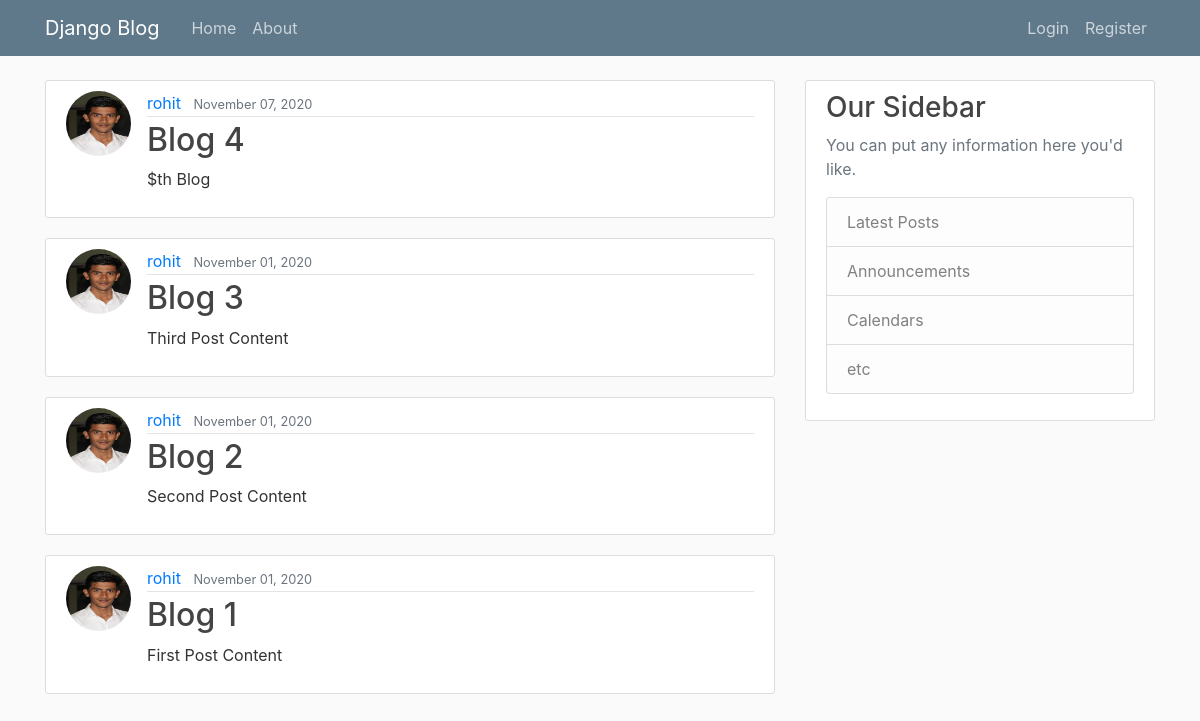
The app's page /, older data.
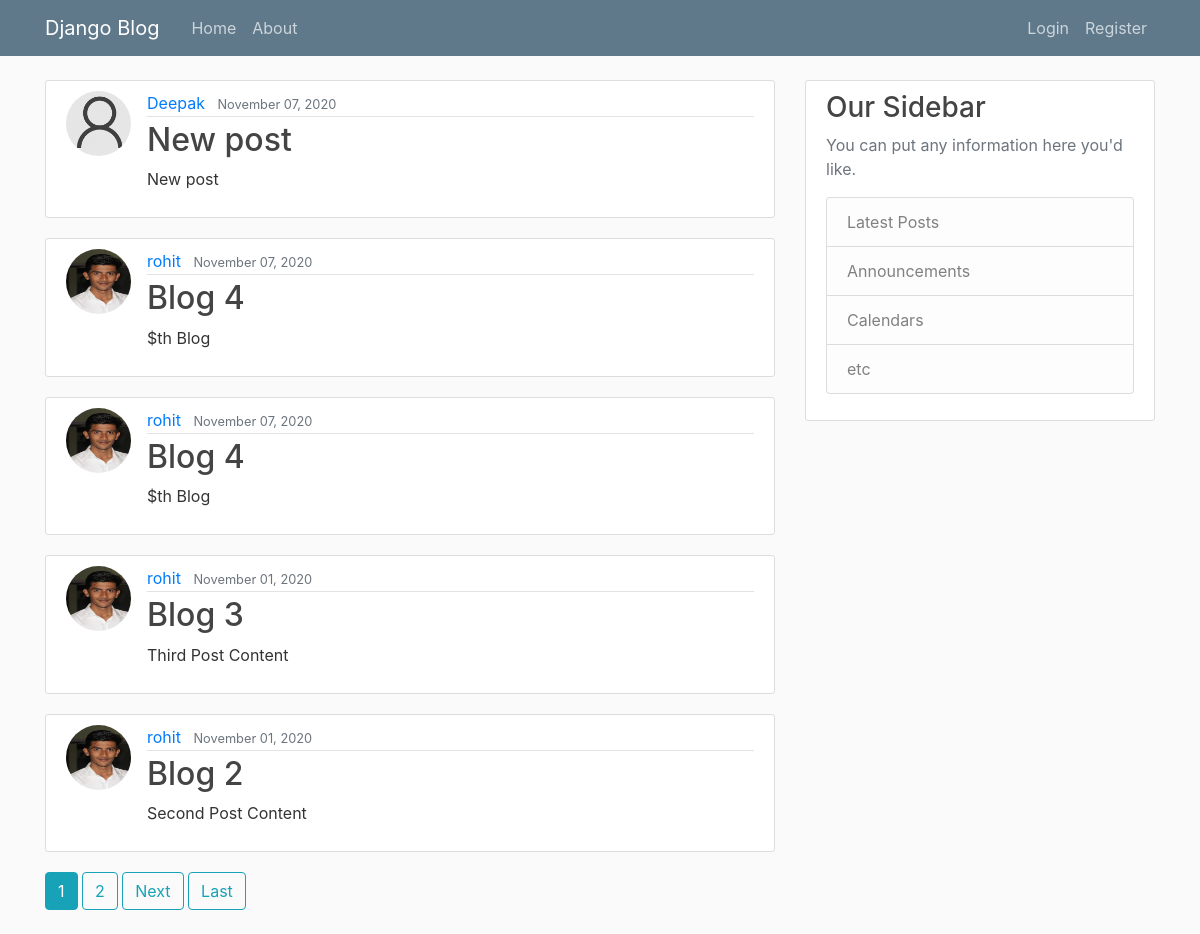
The same page, newer data.
### blog/models.py (models this page shows, shortened)
class Post(models.Model):
    title = models.CharField(max_length=100)
    content = models.TextField()
    date_posted = models.DateTimeField(default=timezone.now)
    aurthor = models.ForeignKey(User, on_delete=models.CASCADE)

### users/models.py (models this page shows, shortened)
class Profile(models.Model):
    user = models.OneToOneField(User, on_delete=models.CASCADE)
    image = models.ImageField(default='default.jpg', upload_to='profile_pics')

### blog/views.py (the view)
# urls.py: path('', PostListView.as_view(), name='blog-home'),
class PostListView(ListView):
    model = Post
    template_name = 'blog/home.html'
    context_object_name = 'posts'
    ordering = ['-date_posted']
    paginate_by = 5

### blog/templates/blog/home.html (shortened to what this page needs)
{% extends 'blog/base.html' %}
{% block content %}
{% for post in posts %}
    <article class="media content-section">
        <img  class = "rounded-circle article-img" src="{{ post.aurthor.profile.image.url }}" alt="">
        <div class="media-body">
        <div class="article-metadata">
            <a class="mr-2" href="#">{{ post.aurthor }}</a>
            <small class="text-muted">{{ post.date_posted|date:"F d, Y" }}</small>
        </div>
        <h2><a class="article-title" href="{% url 'post-detail' post.id %}">{{ post.title }}</a></h2>
        <p class="article-content">{{ post.content }}</p>
        </div>
    </article>
{% endfor %}
    {% if is_paginated %}
        {% for num in page_obj.paginator.page_range %}
            {% if page_obj.number == num %}
                <a class="btn btn-info mb-4" href="?page={{ num }}">{{ num }}</a>
            {% elif num > page_obj.number|add:'-3' and num < page_obj.number|add:'+3' %}
                <a class="btn btn-outline-info mb-4" href="?page={{ num }}">{{ num }}</a>
            {% endif %}
        {% endfor %}
        {% if page_obj.has_next %}
            <a class="btn btn-outline-info mb-4"  href="?page={{ page_obj.next_page_number }}">Next</a>
            <a class="btn btn-outline-info mb-4"  href="?page={{ page_obj.paginator.num_pages }}">Last</a>
        {% endif %}
    {% endif %}
{% endblock content %}

### blog/templates/blog/base.html (shortened to what this page needs)
{% load static %}
<!DOCTYPE html>
<html lang="en">
<head>
    <link rel="stylesheet" href="https://cdn.jsdelivr.net/npm/bootstrap@4.5.3/dist/css/bootstrap.min.css">
    <link rel="stylesheet"  text = "text/css" href="{% static 'blog/main.css' %}">
</head>
<body>
    <header class="site-header">
        <nav class="navbar navbar-expand-md navbar-dark bg-steel fixed-top">
          <div class="container">
            <a class="navbar-brand mr-4" href="{% url 'blog-home' %}">Django Blog</a>
            <div class="collapse navbar-collapse" id="navbarToggle">
              <div class="navbar-nav mr-auto">
                <a class="nav-item nav-link" href="{% url 'blog-home' %}">Home</a>
                <a class="nav-item nav-link" href="{% url 'blog-about' %}">About</a>
              </div>
              <div class="navbar-nav">
                {% if user.is_authenticated %}
                <a class="nav-item nav-link" href="{% url 'post-create' %}">New Post</a>
                  <a class="nav-item nav-link" href="{% url 'profile' %}">Profile</a>
                  <a class="nav-item nav-link" href="{% url 'logout' %}">Logout</a>
                {% else %}
                  <a class="nav-item nav-link" href="{% url 'login' %}">Login</a>
                  <a class="nav-item nav-link" href="{% url 'register' %}">Register</a>
                {% endif %}
              </div>
            </div>
          </div>
        </nav>
      </header>
      <main role="main" class="container">
        <div class="row">
          <div class="col-md-8">
            {% block content %}{% endblock %}
          </div>
          <div class="col-md-4">
            <div class="content-section">
              <h3>Our Sidebar</h3>
              <p class='text-muted'>You can put any information here you'd like.
                <ul class="list-group">
                  <li class="list-group-item list-group-item-light">Latest Posts</li>
                  <li class="list-group-item list-group-item-light">Announcements</li>
                  <li class="list-group-item list-group-item-light">Calendars</li>
                  <li class="list-group-item list-group-item-light">etc</li>
                </ul>
              </p>
            </div>
          </div>
        </div>
      </main>
</body>
</html>

### blog/static/blog/main.css (style rules this page uses)
body { background: #fafafa; color: #333333; margin-top: 5rem; }
h1, h2, h3, h4, h5, h6 { color: #444444; }
ul { margin: 0; }
.bg-steel { background-color: #5f788a; }
.site-header .navbar-nav .nav-link { color: #cbd5db; }
.content-section { background: #ffffff; padding: 10px 20px; border: 1px solid #dddddd; border-radius: 3px; margin-bottom: 20px; }
.article-title { color: #444444; }
.article-content { white-space: pre-line; }
.article-img { height: 65px; width: 65px; margin-right: 16px; }
.article-metadata { padding-bottom: 1px; margin-bottom: 4px; border-bottom: 1px solid #e3e3e3 }

Row changes from the older to the newer data that the page shows:
no longer on this page (row unchanged): Post: aurthor.profile.image (picture), aurthor "rohit", date_posted "November 01, 2020", title "Blog 1", content "First Post Content"
added Post: aurthor.profile.image (placeholder picture), aurthor "Deepak", date_posted "November 07, 2020", title "New post", content "New post"
added Post: aurthor.profile.image (picture), aurthor "rohit", date_posted "November 07, 2020", title "Blog 4", content "$th Blog"
Text that changed along with them:
new list line: "1"
new list line: "2"
text now shown: "Next Last"
